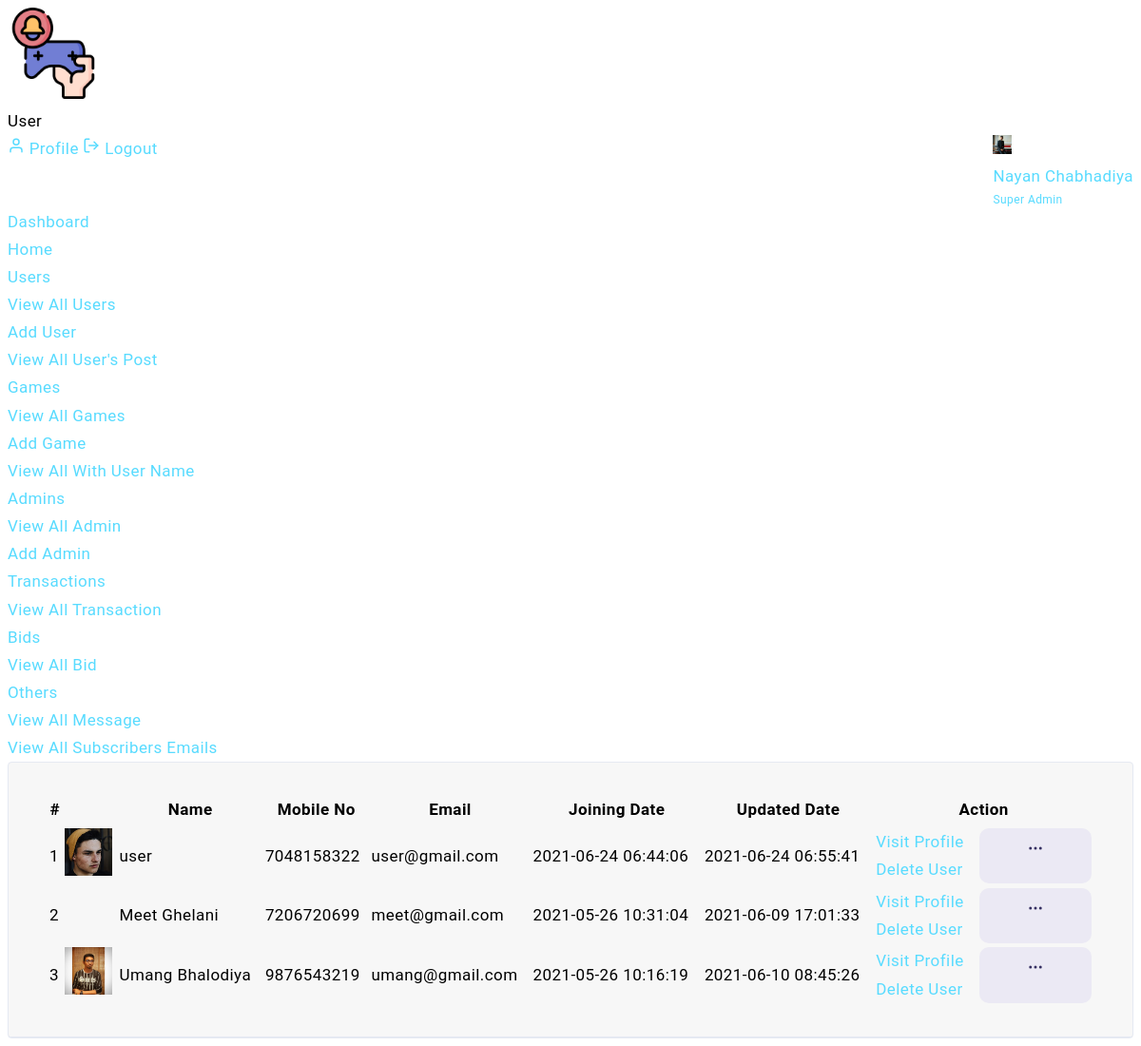
Screenshot of /admin/user_list.php (signed in) with the database file from the repository.
### tables this page shows
CREATE TABLE `users` (
  `id` int(11) NOT NULL,
  `name` varchar(255) NOT NULL,
  `mobile_no` varchar(255) NOT NULL,
  `email` varchar(255) NOT NULL,
  `password` varchar(255) NOT NULL,
  `profile_pic` varchar(255) NOT NULL,
  `created_at` timestamp NULL DEFAULT current_timestamp(),
  `updated_at` timestamp NULL DEFAULT current_timestamp() ON UPDATE current_timestamp()
);

### admin/user_list.php (the view, shortened to what this page needs)
<?php
include "../connection.php";
$admin_profile = $_SESSION['admin_email'];
  $admin_query = "SELECT * FROM admin WHERE email='$admin_profile'";
  $admin_data = mysqli_query($conn,$admin_query);
  $admin_result = mysqli_fetch_assoc($admin_data);
  $user_list_query = "SELECT * FROM users ORDER BY id DESC";
  $user_list_data = mysqli_query($conn,$user_list_query);
  $cnt=1;
?>
<?php include "includes/admin_top.php"; ?>
<div class="header">
    <div class="header-content">
        <nav class="navbar navbar-expand">
            <div class="collapse navbar-collapse justify-content-between">
                <div class="header-left">
                    <div class="dashboard_bar">
                        User
                    </div>
                </div>
                <ul class="navbar-nav header-right">
                    <li class="nav-item dropdown header-profile">
                        <a class="nav-link" href="#" role="button" data-toggle="dropdown">
                            <img src="<?php echo $admin_result['profile_pic']; ?>" width="20" alt=""/>
                            <div class="header-info">
                                 <span><?php echo $admin_result['name']; ?></span>
                                 <small>Super Admin</small>
                            </div>
                        </a>
                        <div class="dropdown-menu dropdown-menu-right">
                            <a href="admin-profile.php" class="dropdown-item ai-icon">
                                <span class="ml-2">Profile </span>
                            </a>
                            <a href="../logout.php" class="dropdown-item ai-icon">
                                <span class="ml-2">Logout </span>
                            </a>
                        </div>
                    </li>
                </ul>
            </div>
        </nav>
    </div>
</div>
    <?php include 'includes/admin_sidebar.php'; ?>
<div class="content-body">
    <div class="container-fluid">
      <div class="col-xxl-12">
        <div class="card">
            <div class="card-header d-block d-sm-flex border-0">
              <div class="card-body pr-2 pl-2">
                <table id="example" class="display" style="width:100%">
                  <thead>
                    <tr>
                      <th>#</th>
                      <th></th>
                      <th>Name</th>
                      <th>Mobile No</th>
                      <th>Email</th>
                      <th>Joining Date</th>
                      <th>Updated Date</th>
                      <th>Action</th>
                    </tr>
                  </thead>
                  <tbody>
                    <?php
                      while( $user_list_result = mysqli_fetch_assoc($user_list_data))
                      {
                    ?>
                    <tr>
                      <td><?php echo $cnt;?></td>
                      <td><img class="rounded-circle" width="50" src="<?php echo "../".$user_list_result['profile_pic'];?>" alt=""></td>
                      <td><?php echo $user_list_result['name'];?></td>
                      <td><?php echo $user_list_result['mobile_no'];?></td>
                      <td><?php echo $user_list_result['email'];?></td>
                      <td><?php echo $user_list_result['created_at'];?></td>
                      <td><?php echo $user_list_result['updated_at'];?></td>
                      <td><div class="dropdown ml-auto">
                        <a href="#" class="btn btn-primary light sharp" data-toggle="dropdown" aria-expanded="true"></a>
                        <ul class="dropdown-menu dropdown-menu-right">
                          <li class="dropdown-item"><i class="fa fa-eye text-primary mr-2"></i><a href="visit_user.php?id=<?php echo $user_list_result['id'];?>">Visit Profile</a></li>
                          <li class="dropdown-item"><i class="fa fa-trash text-primary mr-2"></i><a href="user_delete.php?id=<?php echo $user_list_result['id'];?>" onclick="checkdelete()">Delete User</a></li>
                        </ul>
                      </div></td>
                    </tr>
                    <?php
                      $cnt=$cnt+1;
                      }
                    ?>
                  </tbody>
                </table>
              </div>
            </div>
        </div>
      </div>
    </div>
</div>
    <?php include "includes/admin_bottom.php"; ?>

### rows the page displays
users: profile_pic (picture), name "user", mobile_no "7048158322", email "user@gmail.com", created_at "2021-06-24 06:44:06", updated_at "2021-06-24 06:55:41"
users: name "Meet Ghelani", mobile_no "7206720699", email "meet@gmail.com", created_at "2021-05-26 10:31:04", updated_at "2021-06-09 17:01:33"
users: profile_pic (picture), name "Umang Bhalodiya", mobile_no "9876543219", email "umang@gmail.com", created_at "2021-05-26 10:16:19", updated_at "2021-06-10 08:45:26"

### other values shown
$admin_result['name'] "Nayan Chabhadiya"
